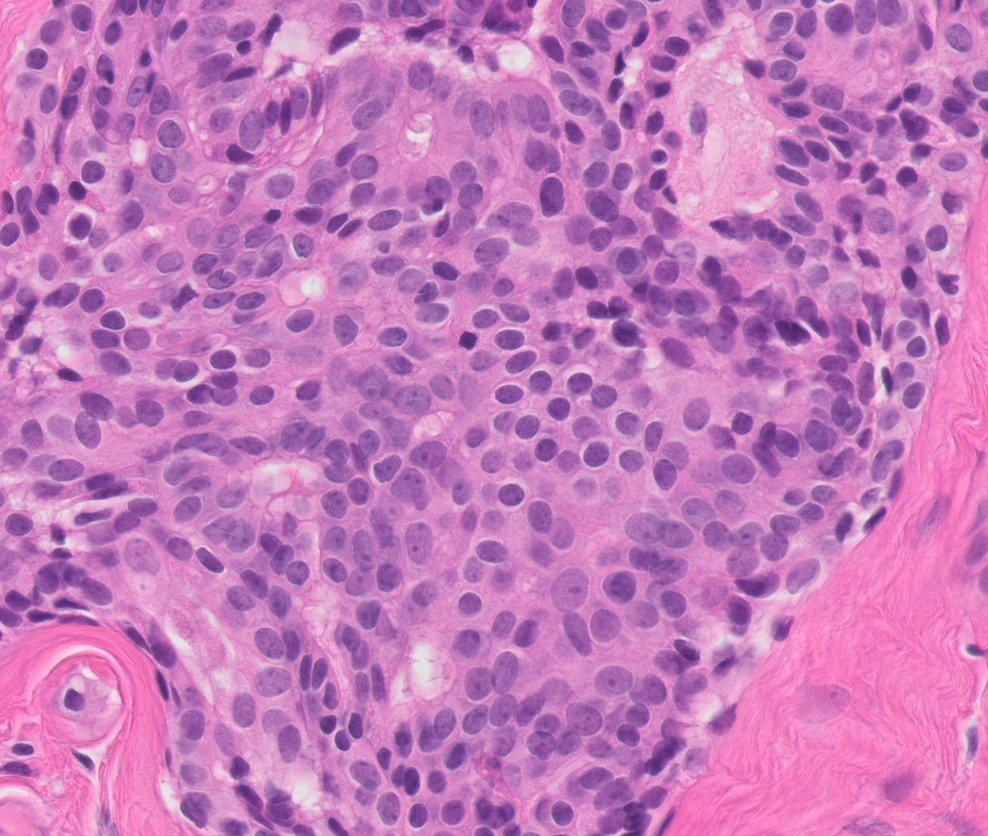
#> input picture dataset/S13-92 A1-7 B.tif, 988 x 836 px; its folder holds 4 pictures in this run
$ python grid_image_generation.py
#> lines starting #> are read from the running program, lines starting #| are printed output that depends on the picture
import numpy as np
import os
import cv2
import math

def set_intersection_makers(image, image_size, grid_size):
    for r in range(0, image_size[0], grid_size[0] + 1):
        r_end = r + grid_size[0]
        if r_end > image_size[0]:
            continue
        for c in range(0, image_size[1], grid_size[1] + 1):
            c_end = c + grid_size[1]
            if c_end > image_size[1]:
                continue
            center_coordinates = (c_end, r_end)
            radius = 3
            color = (0, 255, 0)  # BGR (verde)
            # desenha o círculo na imagem
            cv2.circle(image, center_coordinates, radius, color, thickness=-1)
    return image

def image_grids(image, rows, columns, grid_size):
    vertical_images_vector = []
    for r in range(0, rows, grid_size[0]):
        r_end = r + grid_size[0]
        if r_end > rows:
            r_end = rows
        horizontal_images_vector = []
        for c in range(0, columns, grid_size[1]):
            c_end = c + grid_size[1]
            if c_end > columns:
                c_end = columns
            grid = image[r:r_end, c:c_end]
            if c_end != columns:
                horizontal_grid_line = np.zeros((grid.shape[0], 1, 3), dtype=np.uint8)
                grid = np.concatenate((grid, horizontal_grid_line), axis=1)
            horizontal_images_vector.append(grid)

        # concatenação horizontal para gerar um dos trechos da imagem
        horizontal_image = cv2.hconcat(horizontal_images_vector)
        if r_end != rows:
            vertical_image_line = np.zeros((1, horizontal_image.shape[1], 3), dtype=np.uint8)
            horizontal_image = np.concatenate((horizontal_image, vertical_image_line), axis=0)
        vertical_images_vector.append(horizontal_image)

    # concatenação vertical para unir os trechos horizontais
    final_image = cv2.vconcat(vertical_images_vector)
    final_image = set_intersection_makers(final_image, final_image.shape[:2], grid_size)
    return final_image

def get_grid_parameters(rows, columns, magnification):
    lowest_dimension = min(rows, columns)
    Q = [(magnification / lowest_dimension * 100) * (rows / 100),
         (magnification / lowest_dimension * 100) * (columns / 100)]
    return math.floor(Q[0]), math.floor(Q[1])

def load_image(path):
#> called with path = './dataset/S13-92 A1-7 B.tif'
    image = cv2.imread(path)
#> image is the input picture: shape (836, 988, 3); mean B, G, R 186, 122.6, 196.3
    if image is None:
        raise FileNotFoundError(f"Erro ao carregar a imagem em {path}.")
    return np.array(image)

def list_images(dir):
    try:
        files = os.listdir(dir)
        files = [file for file in files if os.path.isfile(os.path.join(dir, file))]
        return files
    except Exception as e:
        print(f"Erro ao listar arquivos do diretório {dir}: {e}")

def grid_generation(images, dir, magnification):
    target_dir = "./grid-images/"
    if not os.path.exists(target_dir):
        os.makedirs(target_dir)

    for file in images:
        path = os.path.join(dir, file)
        I = load_image(path)
        [n_rows, n_columns] = I.shape[:2]
#> n_rows = 836; n_columns = 988
        [grid_row, grid_column] = get_grid_parameters(n_rows, n_columns, magnification)
#> grid_row = 40; grid_column = 47
        image_in_grids = image_grids(I, n_rows, n_columns, [grid_row, grid_column])
#> after the loop in image_grids, `for r in range(0, rows, grid_size[0]):`: vertical_images_vector = 21 items
#> in image_grids, `final_image = cv2.vconcat(vertical_images_vector)`:
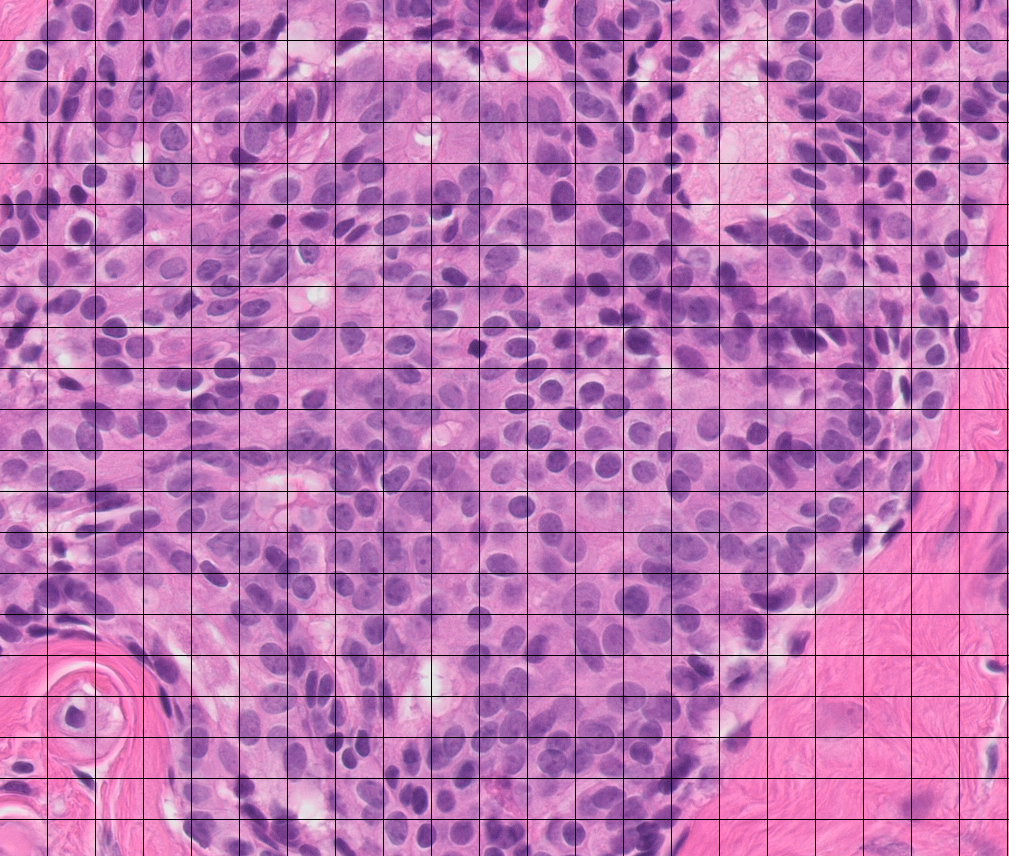
#> final_image: shape (856, 1009, 3); mean of channels 0, 1, 2 177.9, 117.3, 187.7; drawn as B, G, R
#> after the loop in set_intersection_makers, `for r in range(0, image_size[0], grid_size[0] + 1):`:
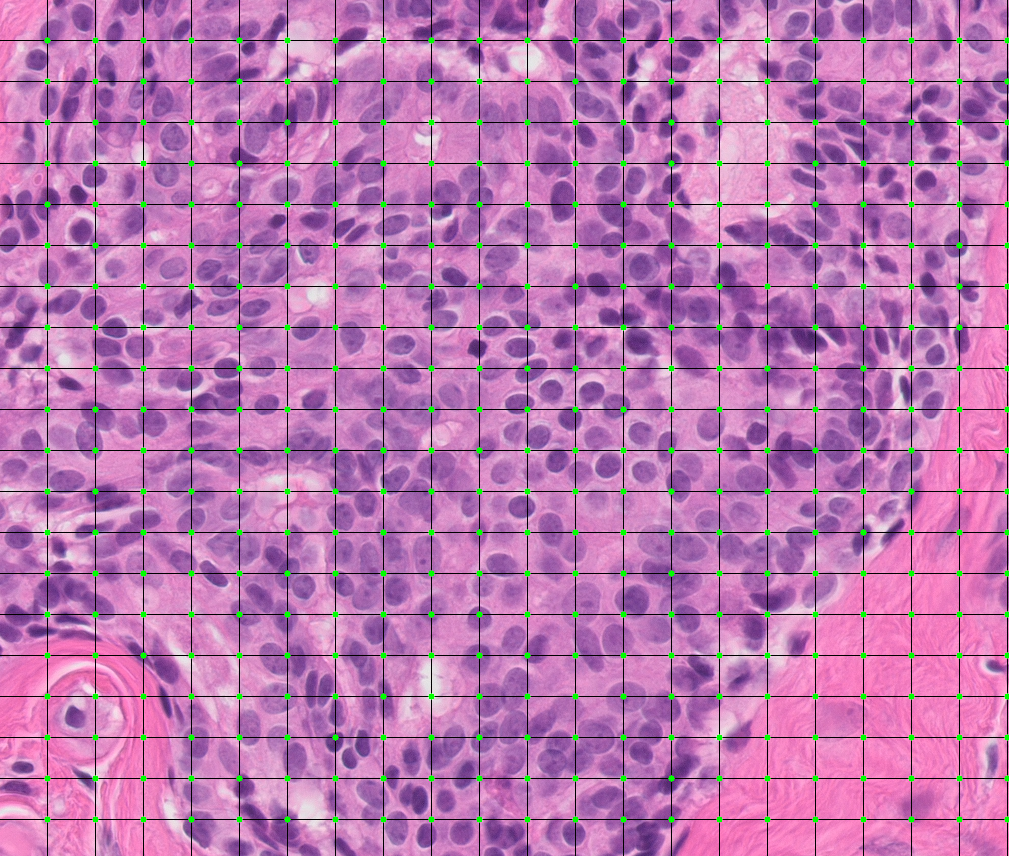
#> image: shape (856, 1009, 3); mean of channels 0, 1, 2 176.4, 119.9, 186.2; drawn as B, G, R
        new_file = "grid_" + os.path.splitext(file)[0] + ".png"
        target_path = os.path.join(target_dir, new_file)
        cv2.imwrite(target_path, image_in_grids)

def main():
    dir = "./dataset/"
    #images = list_images(dir)
    images = ['S13-92 A1-7 B.tif']
    magnification = 40
    grid_generation(images, dir, magnification)

if __name__ == "__main__":
    main()
